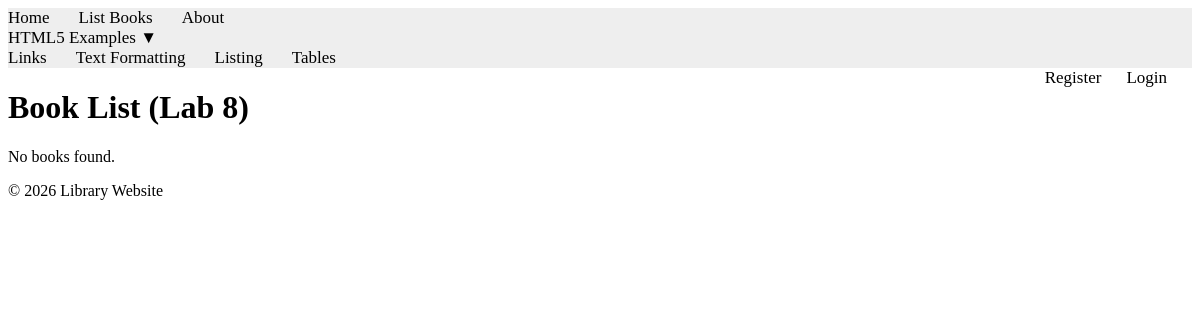
Before: /books/lab8/task4/ with the older database file.
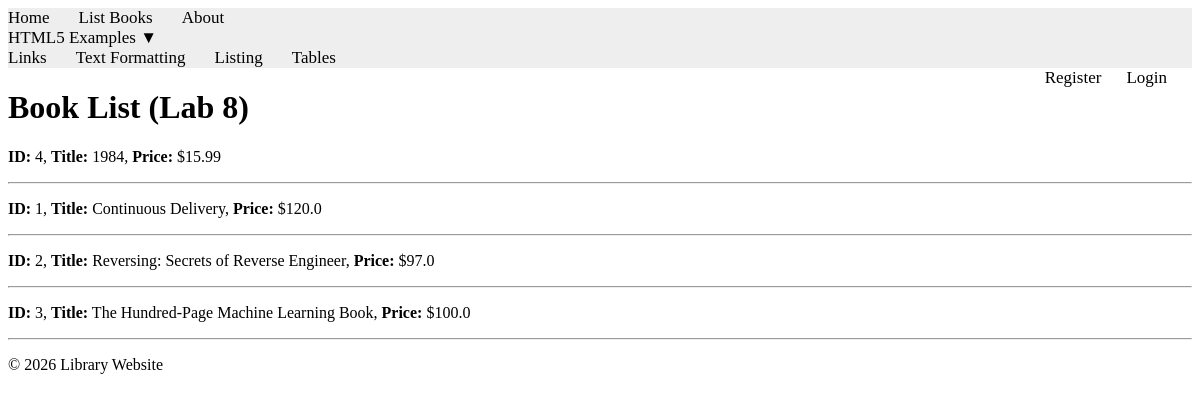
After: the same page with the newer database file.
### apps/bookmodule/models.py (models this page shows, shortened)
class Book(models.Model):
    title = models.CharField(max_length=50)
    author = models.CharField(max_length=50)
    price = models.FloatField(default=0.0)
    edition = models.SmallIntegerField(default=1)

### apps/bookmodule/views.py (the view)
# urls.py: path('lab8/task4/', views.lab8_task4, name="books.lab8_task4"),
def lab8_task4(request):
    mybooks = Book.objects.all().order_by('title')
    return render(request, 'bookmodule/lab8_bookList.html', {'books': mybooks})

### apps/templates/bookmodule/lab8_bookList.html (shortened to what this page needs)
{% extends "layouts/base.html" %}
{% load static %}
{% block content %}
<div class="container">
    <h1>Book List (Lab 8)</h1>
    {% for book in books %}
        <p><strong>ID:</strong> {{ book.id }}, <strong>Title:</strong> {{ book.title }}, <strong>Price:</strong> ${{ book.price }}</p>
        <hr>
    {% empty %}
        <p>No books found.</p>
    {% endfor %}
</div>
{% endblock content %}

Changed rows visible on the page:
added Book: id "4", title "1984", price "15.99"
added Book: id "1", title "Continuous Delivery", price "120.0"
added Book: id "2", title "Reversing: Secrets of Reverse Engineer", price "97.0"
added Book: id "3", title "The Hundred-Page Machine Learning Book", price "100.0"
Other visible differences:
text no longer shown: "No books found."
